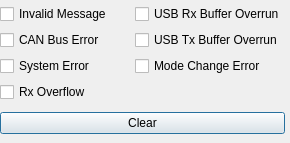
<?xml version="1.0" encoding="UTF-8"?>
<ui version="4.0">
 <class>ErrorDialog</class>
 <widget class="QDialog" name="ErrorDialog">
  <property name="geometry">
   <rect>
    <x>0</x>
    <y>0</y>
    <width>290</width>
    <height>143</height>
   </rect>
  </property>
  <property name="windowTitle">
   <string>Error Details</string>
  </property>
  <widget class="QWidget" name="layoutWidget">
   <property name="geometry">
    <rect>
     <x>0</x>
     <y>0</y>
     <width>285</width>
     <height>140</height>
    </rect>
   </property>
   <layout class="QGridLayout" name="gridLayout_2">
    <item row="0" column="0">
     <layout class="QGridLayout" name="gridLayout">
      <item row="0" column="0">
       <widget class="QCheckBox" name="IVMcheckBox">
        <property name="enabled">
         <bool>true</bool>
        </property>
        <property name="text">
         <string>Invalid Message</string>
        </property>
        <property name="checkable">
         <bool>true</bool>
        </property>
        <property name="tristate">
         <bool>false</bool>
        </property>
       </widget>
      </item>
      <item row="0" column="1">
       <widget class="QCheckBox" name="USBRXcheckBox">
        <property name="text">
         <string>USB Rx Buffer Overrun</string>
        </property>
        <property name="checkable">
         <bool>true</bool>
        </property>
       </widget>
      </item>
      <item row="1" column="0">
       <widget class="QCheckBox" name="CERcheckBox">
        <property name="text">
         <string>CAN Bus Error</string>
        </property>
       </widget>
      </item>
      <item row="1" column="1">
       <widget class="QCheckBox" name="USBTXcheckBox">
        <property name="text">
         <string>USB Tx Buffer Overrun</string>
        </property>
        <property name="checkable">
         <bool>true</bool>
        </property>
       </widget>
      </item>
      <item row="2" column="0">
       <widget class="QCheckBox" name="SERcheckBox">
        <property name="text">
         <string>System Error</string>
        </property>
       </widget>
      </item>
      <item row="3" column="0">
       <widget class="QCheckBox" name="RXOVcheckBox">
        <property name="text">
         <string>Rx Overflow</string>
        </property>
       </widget>
      </item>
      <item row="2" column="1">
       <widget class="QCheckBox" name="ModeChangecheckBox">
        <property name="text">
         <string>Mode Change Error</string>
        </property>
       </widget>
      </item>
     </layout>
    </item>
    <item row="1" column="0">
     <widget class="QPushButton" name="pushButton">
      <property name="text">
       <string>Clear</string>
      </property>
     </widget>
    </item>
   </layout>
  </widget>
 </widget>
 <resources/>
 <connections/>
</ui>
